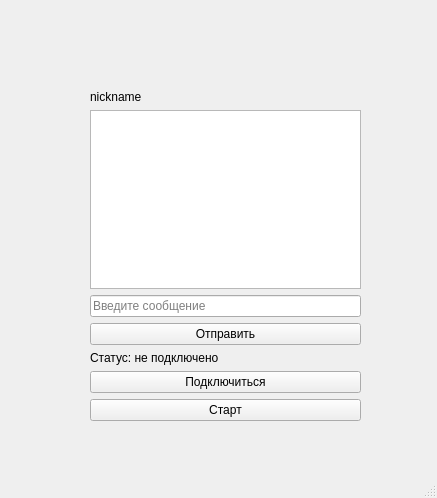
<?xml version="1.0" encoding="UTF-8"?>
<ui version="4.0">
 <class>MainWindow</class>
 <widget class="QMainWindow" name="MainWindow">
  <property name="geometry">
   <rect>
    <x>0</x>
    <y>0</y>
    <width>437</width>
    <height>498</height>
   </rect>
  </property>
  <property name="windowTitle">
   <string>MainWindow</string>
  </property>
  <widget class="QWidget" name="centralwidget">
   <widget class="QWidget" name="verticalLayoutWidget">
    <property name="geometry">
     <rect>
      <x>90</x>
      <y>90</y>
      <width>271</width>
      <height>331</height>
     </rect>
    </property>
    <layout class="QVBoxLayout" name="verticalLayout">
     <item>
      <widget class="QLabel" name="nicknameLabel">
       <property name="text">
        <string>nickname</string>
       </property>
      </widget>
     </item>
     <item>
      <layout class="QHBoxLayout" name="horizontalLayout">
       <item>
        <widget class="QPlainTextEdit" name="chatLog"/>
       </item>
      </layout>
     </item>
     <item>
      <widget class="QLineEdit" name="messageEdit">
       <property name="text">
        <string/>
       </property>
       <property name="placeholderText">
        <string>Введите сообщение</string>
       </property>
      </widget>
     </item>
     <item>
      <widget class="QPushButton" name="sendButton">
       <property name="text">
        <string>Отправить</string>
       </property>
      </widget>
     </item>
     <item>
      <widget class="QLabel" name="statusLabel">
       <property name="text">
        <string>Статус: не подключено</string>
       </property>
      </widget>
     </item>
     <item>
      <widget class="QPushButton" name="connectButton">
       <property name="text">
        <string>Подключиться</string>
       </property>
      </widget>
     </item>
     <item>
      <widget class="QPushButton" name="startButton">
       <property name="text">
        <string>Старт</string>
       </property>
      </widget>
     </item>
    </layout>
   </widget>
  </widget>
  <widget class="QMenuBar" name="menubar">
   <property name="geometry">
    <rect>
     <x>0</x>
     <y>0</y>
     <width>437</width>
     <height>25</height>
    </rect>
   </property>
  </widget>
  <widget class="QStatusBar" name="statusbar"/>
 </widget>
 <resources/>
 <connections/>
</ui>
